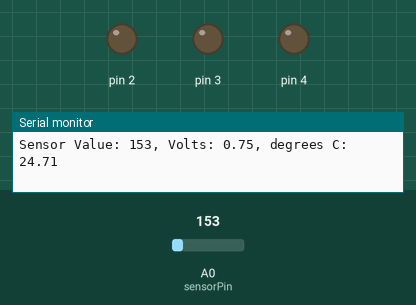
The sketch below on a simulated Arduino Uno, built with avr-gcc and run on an emulated ATmega328P. On the bench: output pins drawn as LEDs (lit = HIGH), the last lines printed to the serial monitor. The inputs (shaded band) are chosen by the test bench; at power-on: A0 (sensorPin) = 153.

Above: at 1.2 s.
1.3 s: A0 (sensorPin) set to 164
At 1.8 s:
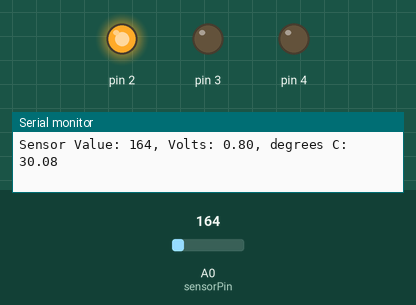
2.8 s: A0 (sensorPin) set to 175
At 3.2 s:
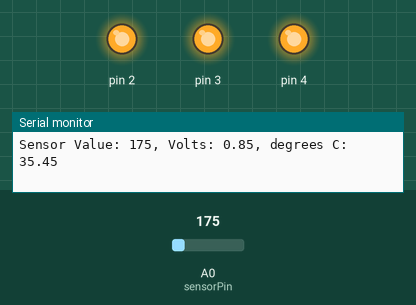
4.3 s: A0 (sensorPin) set to 165
At 5.2 s:
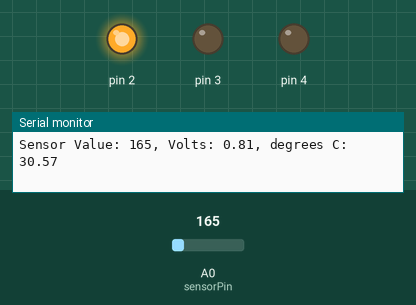
7.3 s: A0 (sensorPin) set to 191
At 8.0 s:
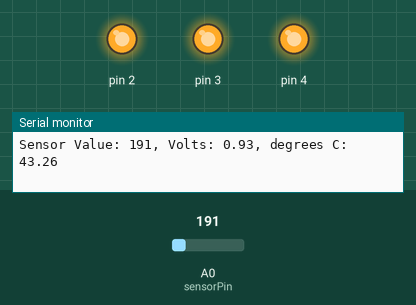
Timing chart, 0 to 10.3 s (numbered marks = the images above; inputs shaded):
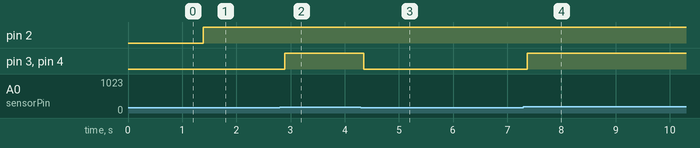

The sketch:

chill-o-meter.ino
```cpp
// Analog pin connected to the temperature sensor output
const int sensorPin = A0;

// Baseline temperature (in °C) used as a reference for LED thresholds
const float baselineTemp = 28.0;

void setup() {
  // Initialize serial communication at 9600 baud
  // This allows data to be sent to the Serial Monitor for debugging
  Serial.begin(9600);

  // Configure digital pins 2, 3, and 4 as outputs for LEDs
  for (int pinNumber = 2; pinNumber < 5; pinNumber++) {
    pinMode(pinNumber, OUTPUT);   // Set pin as output
    digitalWrite(pinNumber, LOW); // Ensure LED is off at startup
  }
}

void loop() {
  // Read the analog value from the temperature sensor (0–1023)
  int sensorVal = analogRead(sensorPin);

  // Print the raw sensor value to the Serial Monitor
  Serial.print("Sensor Value: ");
  Serial.print(sensorVal);

  // Convert the analog reading to voltage
  // 1024 steps over a 5V reference
  float voltage = (sensorVal / 1024.0) * 5.0;

  // Print the calculated voltage
  Serial.print(", Volts: ");
  Serial.print(voltage);

  // Convert voltage to temperature in Celsius
  // Assumes a TMP36-style sensor:
  // 0.5V offset and 10mV per degree Celsius
  float temperature = (voltage - 0.5) * 100;

  // Print the temperature value
  Serial.print(", degrees C: ");
  Serial.println(temperature);

  // Compare temperature to baseline and control LEDs accordingly

  // Temperature is close to baseline → all LEDs off
  if (temperature < baselineTemp + 2) {
    digitalWrite(2, LOW);
    digitalWrite(3, LOW);
    digitalWrite(4, LOW);

  // Slightly warmer → first LED on
  } else if (temperature >= baselineTemp + 2 && temperature < baselineTemp + 4) {
    digitalWrite(2, HIGH);
    digitalWrite(3, LOW);
    digitalWrite(4, LOW);

  // Warmer → first two LEDs on
  } else if (temperature >= baselineTemp + 4 && temperature < baselineTemp + 6) {
    digitalWrite(2, HIGH);
    digitalWrite(3, HIGH);
    digitalWrite(4, LOW);

  // Hot → all LEDs on
  } else if (temperature >= baselineTemp + 6) {
    digitalWrite(2, HIGH);
    digitalWrite(3, HIGH);
    digitalWrite(4, HIGH);
  }

  // Small delay to stabilize readings and avoid spamming the Serial Monitor
  delay(1);
}
```

Measured:
- the behaviour switches between 163 and 164 on A0 (sensorPin) (found by bisection; images 0 and 1)
- after the input at 1.3 s, pin 2: LOW → HIGH after 0.09 s
- after the input at 2.8 s, pin 3, pin 4: LOW → HIGH after 0.10 s
- after the input at 4.3 s, pin 3, pin 4: HIGH → LOW after 0.05 s
- after the input at 7.3 s, pin 3, pin 4: LOW → HIGH after 0.07 s
